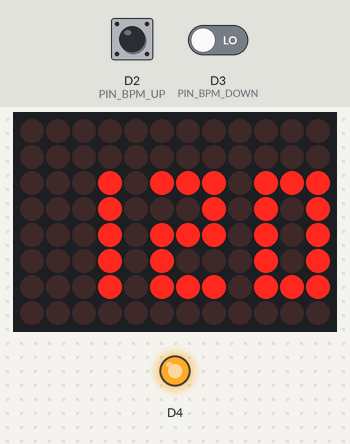
This sketch was run on a simulated Arduino Uno R4 WiFi. Shown: 12×8 LED matrix, output pins drawn as LEDs (lit = HIGH). The inputs (shaded band) are chosen by the test bench; at power-on: D2 (PIN_BPM_UP) LOW, D3 (PIN_BPM_DOWN) LOW. WiFi joins after 1.5 s; servers stay silent unless stated; what the sketch prints to the serial monitor is not drawn.

Above: at 2.7 s.
2.8 s: D2 (PIN_BPM_UP) pulled HIGH for 0.15 s
At 4.6 s:
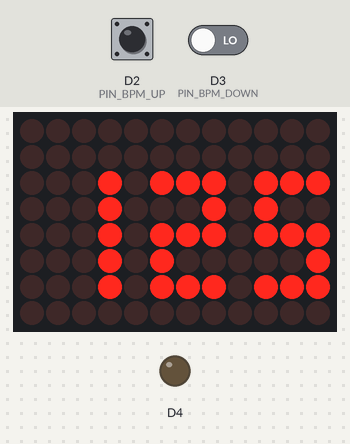
5.9 s: D2 (PIN_BPM_UP) pulled HIGH for 1 s
At 6.5 s:
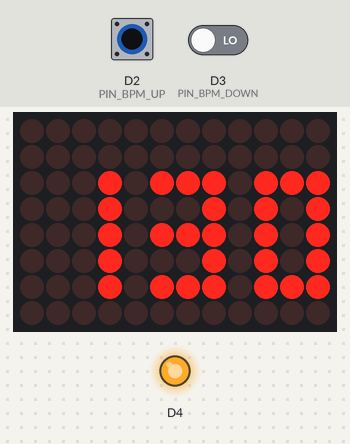
9.9 s: D2 (PIN_BPM_UP) pulled HIGH for 0.15 s
At 12.1 s:
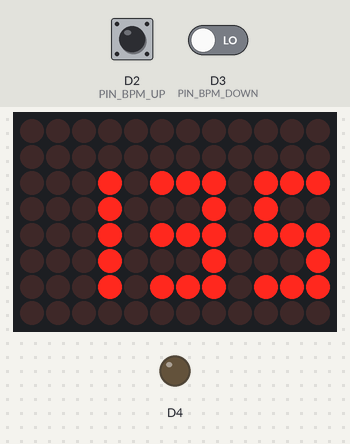
13.0 s: D2 (PIN_BPM_UP) pulled HIGH for 3.2 s
At 13.7 s:
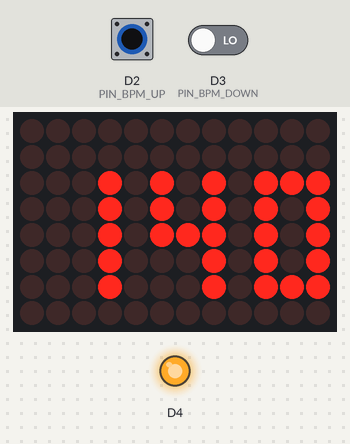
19.2 s: D2 (PIN_BPM_UP) pulled HIGH for 0.15 s
At 20.7 s:
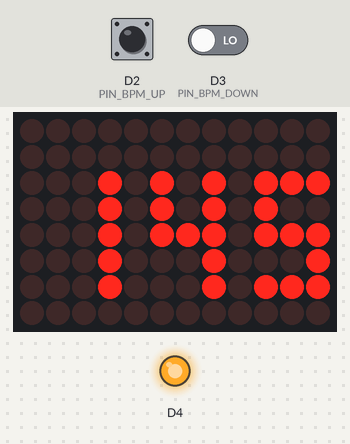
22.3 s: D2 (PIN_BPM_UP) pulled HIGH for 1 s
At 24.5 s:
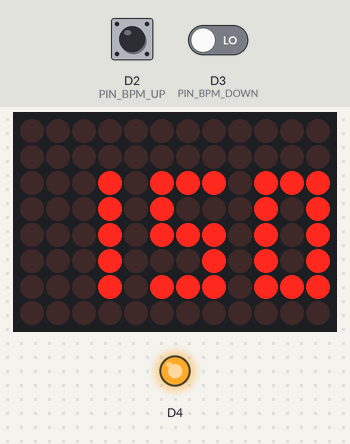
Timing chart, 0 to 27.3 s (numbered marks = the images above; inputs shaded):
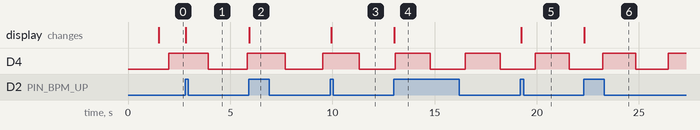

The sketch:

server_latency.ino
```cpp
#include <WiFiS3.h>
#include <WiFiUdp.h>
#include "function.h"
#include "myLEDMatrix.h"

uint32_t LastBarTime = 0;
uint16_t Interval = 2000;
uint8_t BarCount = 0;
IPAddress BCaddress(255, 255, 255, 255);
uint16_t Port = 3000;

WiFiUDP udp;

uint8_t BPM = 120; // BPMの初期値
uint32_t LastPressTime = 0; // スイッチが最後に押された時間
bool Flag = false; // BPM変更が発生したかどうかのフラグ

char ssid[] = "hackathon003-WPA2";
char pass[] = "hackathon003";

void setup() {
  Serial.begin(115200);
  initLEDMatrix();

  pinMode(2, INPUT);
  pinMode(3, INPUT);
  pinMode(4, OUTPUT);

  Serial.println("Wi-Fiに接続中...");
  WiFi.begin(ssid, pass);
  while (WiFi.status() != WL_CONNECTED) {
    delay(500);
    Serial.print(".");
  }
  Serial.println("\n接続完了!");
  udp.begin(Port);
  updateDisplay(BPM);
}

void loop() {
  // 小節コントロール
  Bar_control(&LastBarTime, Interval, &BarCount, BCaddress, Port, udp);
  // === BPMコントロール ===
  BPM_control(&BPM, &Interval, &LastPressTime, &Flag, BCaddress, Port, udp);
}
```

function.cpp
```cpp
#include "function.h"
#include "myLEDMatrix.h"

// ============================================================
//  スイッチ押下検出ピン
// ============================================================
#define PIN_BPM_UP    2   // BPMアップ
#define PIN_BPM_DOWN  3   // BPMダウン
// ============================================================
//  デバウンスタイム
// ============================================================
#define DEBOUNCE_MS 30

int status = LOW;

void Bar_control(uint32_t *LastBarTime, uint16_t Interval, uint8_t *BarCount, IPAddress BCaddress, uint16_t Port, WiFiUDP &udp) {
  uint32_t temp = millis();

  // Interval（間隔）以上時間が経過したかチェック
  if (temp - *LastBarTime >= Interval) {
    *LastBarTime = temp;

    // 小節番号のカウント（上限39）
    if (*BarCount >= 39) {
      *BarCount = 0;
    } else {
      *BarCount += 1;
    }

    // UDPブロードキャスト送信
    udp.beginPacket(BCaddress, Port);
    udp.write(*BarCount);
    udp.endPacket();

    //出力
    digitalWrite(4, status = status == HIGH ? LOW : HIGH);

    // デバッグ用出力
    Serial.print("送信した小節番号: ");
    Serial.println(*BarCount);
  }
}
// ------------------------------------------------------------
//  チャタリング制御用関数
// ------------------------------------------------------------
static bool detectPress(uint8_t pin, int *lastReading, int *stableState, uint32_t *lastChangeTime) {
  int reading = digitalRead(pin);

  // 読み値が変化したら、変化時刻を更新
  if (reading != *lastReading) {
    *lastChangeTime = millis();
    *lastReading = reading;
  }

  // 一定時間読み値が安定していたら確定状態を更新する
  if (millis() - *lastChangeTime > DEBOUNCE_MS) {
    if (reading != *stableState) {
      *stableState = reading;
      // 確定状態が HIGH に変わった瞬間 ＝ 押された瞬間
      if (*stableState == HIGH) {
        return true;
      }
    }
  }
  return false;
}


void BPM_control(uint8_t *BPM, uint16_t *Interval, uint32_t *LastPressTime, bool *Flag, IPAddress BCaddress, uint16_t Port, WiFiUDP &udp) {

  // --- 各ボタンのデバウンス状態（関数をまたいで保持するため static） ---
  static int      upLastReading   = LOW;
  static int      upStableState   = LOW;
  static uint32_t upLastChange    = 0;

  static int      downLastReading = LOW;
  static int      downStableState = LOW;
  static uint32_t downLastChange  = 0;

  // === BPMアップ（D2）===
  if (detectPress(PIN_BPM_UP, &upLastReading, &upStableState, &upLastChange)) {
    if (*BPM <= 250) {              // 上限255を超えない範囲で（+5してもオーバーフローしない）
      *BPM += 5;
      *Flag = true;
      *LastPressTime = millis();    // 最後に押した時刻
      updateDisplay(*BPM);
      Serial.print("BPM UP! 現在のBPM: "); Serial.println(*BPM);
    }
  }

  // === BPMダウン（D3）===
  if (detectPress(PIN_BPM_DOWN, &downLastReading, &downStableState, &downLastChange)) {
    if (*BPM >= 45) {               // 下限40を下回らない範囲で（-5してもアンダーフローしない）
      *BPM -= 5;
      *Flag = true;
      *LastPressTime = millis();
      updateDisplay(*BPM);
      Serial.print("BPM DOWN! 現在のBPM: "); Serial.println(*BPM);
    }
  }

  // === BPM変更後の送信処理 ===
  // 最後の押下から1秒以上 何も押されなければ、まとめて1回だけ送信する
  if (*Flag) {
    if (millis() - *LastPressTime > 1000) {
      udp.beginPacket(BCaddress, Port);
      udp.write(*BPM);
      udp.endPacket();

      *Flag = false;

      // 新しいBPMから小節の時間間隔(Interval)を再計算
      // 1分=60000ミリ秒。4/4拍子なので4倍
      *Interval = (60000 / *BPM) * 4;

      Serial.print("【送信完了】BPM値を全楽器に送信しました。新Interval: ");
      Serial.println(*Interval);
    }
  }
}
```

function.h
```cpp
#ifndef FUNCTION_H
#define FUNCTION_H
#include <Arduino.h>
#include <WiFiUdp.h>
#include "Arduino_LED_Matrix.h"

void Bar_control(uint32_t *LastBarTime, uint16_t Interval, uint8_t *BarCount, IPAddress BCaddress, uint16_t Port, WiFiUDP &udp);

void BPM_control(uint8_t *BPM, uint16_t *Interval, uint32_t *LastPressTime, bool *Flag, IPAddress BCaddress, uint16_t Port, WiFiUDP &udp);

#endif
```

myLEDMatrix.h
```cpp
#ifndef MyLEDMatrix_h
#define MyLEDMatrix_h
#include <Arduino.h>
#include "Arduino_LED_Matrix.h"
void initLEDMatrix();
void displayDigit(int d, int s_r, int s_c);
void updateDisplay(int pulse);
void updateDisplayC1(int pulse);
#endif
```

Source omitted: myLEDMatrix.cpp (data table, 1823 bytes)

Measured:
- after the input at 2.8 s, D4: HIGH → LOW after 1.1 s instead of 1.2 s; the display: changes at once (image 1)
- after the input at 5.9 s, the display: changes at once (image 2)
- after the input at 9.9 s, the display: changes at once (image 3)
- after the input at 13.0 s, the display: changes at once (image 4)
- after the input at 19.2 s, the display: changes at once (image 5)
- after the input at 22.3 s, the display: changes at once (image 6)
